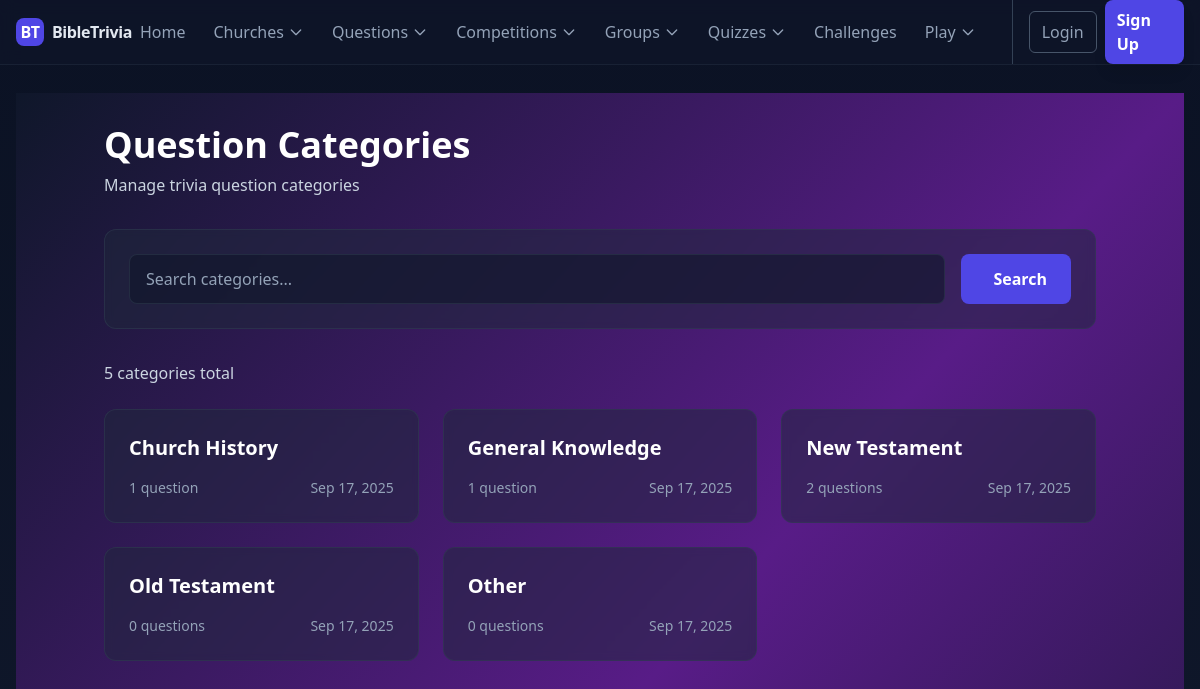
Page /categories/ on the committed database.
### home/models.py (models this page shows, shortened)
class TimeStampedModel(models.Model):
    created_at = models.DateTimeField(auto_now_add=True)
    updated_at = models.DateTimeField(auto_now=True)
    class Meta:
        abstract = True

class QuestionCategory(TimeStampedModel):
    category_choices = [
        ('Old Testament', 'Old Testament'),
        ('New Testament', 'New Testament'),
        ('Church History', 'Church History'),
        ('General Knowledge', 'General Knowledge'),
        ('Other', 'Other'),
    ]
    name = models.CharField(max_length=100, unique=True, choices=category_choices)
    slug = models.SlugField(max_length=120, unique=True, blank=True)
    description = models.TextField(blank=True)
    is_active = models.BooleanField(default=True)
    class Meta:
        verbose_name = "Question Category"
        verbose_name_plural = "Question Categories"
        ordering = ['name']
        indexes = [
            models.Index(fields=["slug"]),
            models.Index(fields=["is_active"]),
        ]

### home/views.py (the view)
# urls.py: path('categories/', QuestionCategoryListView.as_view(), name='category_list'),
class QuestionCategoryListView(ListView):
    model = QuestionCategory
    template_name = 'home/category_list.html'
    context_object_name = 'categories'
    paginate_by = 20
    def get_queryset(self):
        queryset = QuestionCategory.objects.filter(is_active=True).order_by('name')
        search_query = self.request.GET.get('search', '')
        if search_query:
            queryset = queryset.filter(
                Q(name__icontains=search_query) |
                Q(description__icontains=search_query)
            )
        return queryset
    def get_context_data(self, **kwargs):
        context = super().get_context_data(**kwargs)
        context['search_query'] = self.request.GET.get('search', '')
        context['total_categories'] = self.get_queryset().count()
        return context

### home/templates/home/category_list.html (shortened to what this page needs)
{% extends 'base.html' %}
{% load static %}
{% block content %}
<div class="min-h-screen bg-gradient-to-br from-slate-900 via-purple-900 to-slate-900">
    <div class="container mx-auto px-4 py-8">
        <div class="flex flex-col md:flex-row justify-between items-start md:items-center mb-8">
            <div>
                <h1 class="text-4xl font-bold text-white mb-2">Question Categories</h1>
                <p class="text-slate-300">Manage trivia question categories</p>
            </div>
        </div>
        <div class="bg-slate-800/50 backdrop-blur-sm rounded-xl p-6 mb-8 border border-slate-700/50">
            <form method="get" class="flex flex-col md:flex-row gap-4">
                <div class="flex-1">
                    <input type="text"
                           name="search"
                           value="{{ search_query }}"
                           placeholder="Search categories..."
                           class="w-full rounded-lg bg-slate-900/60 border border-slate-700/50 px-4 py-3 text-slate-200 placeholder-slate-400 focus:border-indigo-500 focus:ring-2 focus:ring-indigo-500/20">
                </div>
                <button type="submit"
                        class="bg-indigo-600 hover:bg-indigo-700 text-white px-6 py-3 rounded-lg font-semibold transition-colors">
                    Search
                </button>
            </form>
        </div>
        <div class="mb-6">
            <p class="text-slate-300">
                {% if search_query %}
                    Found {{ total_categories }} categor{{ total_categories|pluralize:"y,ies" }} matching "{{ search_query }}"
                {% else %}
                    {{ total_categories }} categor{{ total_categories|pluralize:"y,ies" }} total
                {% endif %}
            </p>
        </div>
        {% if categories %}
        <div class="grid grid-cols-1 md:grid-cols-2 lg:grid-cols-3 gap-6 mb-8">
            {% for category in categories %}
            <div class="bg-slate-800/50 backdrop-blur-sm rounded-xl p-6 border border-slate-700/50 hover:border-indigo-500/50 transition-all duration-200 group">
                <div class="flex justify-between items-start mb-4">
                    <h3 class="text-xl font-semibold text-white group-hover:text-indigo-400 transition-colors">
                        {{ category.name }}
                    </h3>
                </div>
                <div class="flex justify-between items-center text-sm text-slate-400">
                    <span>{{ category.questions.count }} question{{ category.questions.count|pluralize }}</span>
                    <span>{{ category.created_at|date:"M d, Y" }}</span>
                </div>
            </div>
            {% endfor %}
        </div>
        {% endif %}
    </div>
</div>
{% endblock %}

### rows in the picture
QuestionCategory: name "Church History", questions.count "1", created_at "Sep 17, 2025"
QuestionCategory: name "General Knowledge", questions.count "1", created_at "Sep 17, 2025"
QuestionCategory: name "New Testament", questions.count "2", created_at "Sep 17, 2025"
QuestionCategory: name "Old Testament", questions.count "0", created_at "Sep 17, 2025"
QuestionCategory: name "Other", questions.count "0", created_at "Sep 17, 2025"

### other values in the picture
{{ total_categories }} "5"
